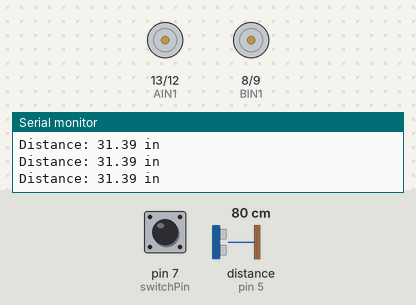
A sketch run on a simulated Arduino Uno, built with avr-gcc and run on an emulated ATmega328P. On the bench: motor-driver pin pairs drawn as motors (green arrow = first pin HIGH = forward, orange = second pin HIGH = backward, longer = more drive, scaled by the enable pin), the last lines printed to the serial monitor. Wiring (inferred from the names in the program): ultrasonic range finder: trigger pin 6; echo pin 5. The test bench sets the inputs (shaded band); at power-on: pin 7 (switchPin) HIGH, distance to the obstacle (sensor on pin 5) 80 cm. The echo pulse lasts 58.3 µs per cm.

Above: at 1.2 s.
1.3 s: pin 7 (switchPin) pulled LOW for 0.15 s
At 1.39 s:
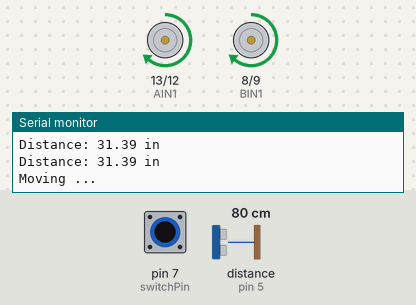
2.9 s: distance to the obstacle (sensor on pin 5) set to 2 cm
5.9 s: pin 7 (switchPin) pulled LOW for 1 s
At 6.27 s:
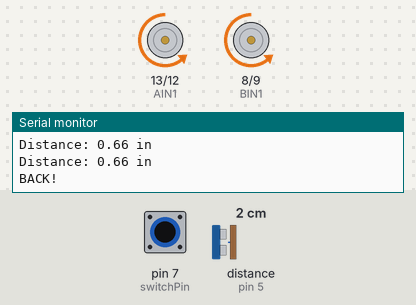
9.0 s: pin 7 (switchPin) pulled LOW for 3.2 s
At 9.65 s:
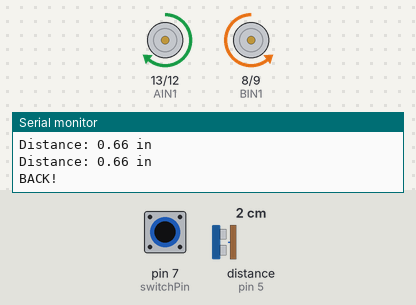
13.7 s: distance to the obstacle (sensor on pin 5) set to 4 cm
16.7 s: pin 7 (switchPin) pulsed LOW 5 times (0.12 s each, 0.3 s apart)
At 17.67 s:
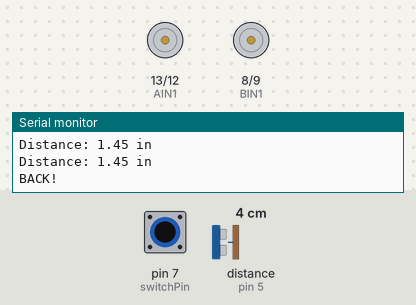
Timing chart, 0 to 19.9 s (numbered marks = the images above; inputs shaded):
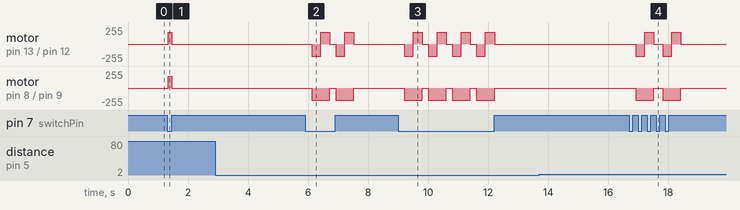

The sketch:

16_robot.ino
```cpp
/* Circuit 16 (5C) - Autonomous Robot

This program is modified to reduce the speed of the robot for
battery consumption */


// right motor pins
const int AIN1 = 13;
const int AIN2 = 12;
const int PWMA = 11;

//left motor pins
const int PWMB = 10;
const int BIN2 = 9;
const int BIN1 = 8;

//distance sensor pins
const int trigPin = 6;
const int echoPin = 5;

//on/off switch pin
const int switchPin = 7;

//stores distance value from sensor
float distance = 0;

//movement timing
int backUpTime = 300;
int turnTime = 250;

//reduced motor speed
int motorSpeed = 180;

void setup(){
    //setup distance sensor
    pinMode(trigPin, OUTPUT);
    pinMode(echoPin, INPUT);


    //setup switch pin
    pinMode(switchPin, INPUT_PULLUP);

    //setup right motor pins
    pinMode(AIN1, OUTPUT);
    pinMode(AIN2, OUTPUT);
    pinMode(PWMA, OUTPUT);

    //setup left motor pins
    pinMode(BIN1, OUTPUT);
    pinMode(BIN2, OUTPUT);
    pinMode(PWMB, OUTPUT);

    //start serial comms
    Serial.begin(9600);
    Serial.println("To infinity and beyond!");
}

void loop(){

    //read distance from sensor
    distance = getDistance();

    //print distance reading
    Serial.print("Distance: ");
    Serial.print(distance);
    Serial.println(" in");

    //run when switch is on
    if (digitalRead(switchPin) == LOW){

        //if obstacle closer than 10in
        if (distance < 10){
            Serial.println("BACK!");

            //stop for a moment
            rightMotor(0);
            leftMotor(0);
            delay(200);

            //backup
            rightMotor(-motorSpeed);
            leftMotor(-motorSpeed);
            delay(backUpTime);

            //turn away from obstacle
            rightMotor(motorSpeed);
            leftMotor(-motorSpeed);
            delay(turnTime);
        }
        else{
            Serial.println("Moving ...");

            rightMotor(motorSpeed);
            leftMotor(motorSpeed);

        }
    }

    //stop if switch off
    else{
        rightMotor(0);
        leftMotor(0);
    }

    //delay between readings
    delay(50);

}

//function to control right motor

void rightMotor(int motorSpeed){

    //move forward
    if (motorSpeed > 0){
        digitalWrite(AIN1, HIGH);
        digitalWrite(AIN2, LOW);
    }

    else if (motorSpeed < 0){

        digitalWrite(AIN1, LOW);
        digitalWrite(AIN2, HIGH);
    }

    else{

        digitalWrite(AIN1, LOW);
        digitalWrite(AIN2, LOW);
        }

        //set motor speed using PWM
        analogWrite(PWMA, abs(motorSpeed));
}

void leftMotor(int motorSpeed){

    //move forward
    if (motorSpeed > 0){

        digitalWrite(BIN1, HIGH);
        digitalWrite(BIN2, LOW);
    }
    //move backward
    else if (motorSpeed < 0){
        digitalWrite(BIN1, LOW);
        digitalWrite(BIN2, HIGH);
    }

    //stop motor
    else{
        digitalWrite(BIN1, LOW);
        digitalWrite(BIN2, LOW);

    }

    //set motor speed using PWM
    analogWrite(PWMB, abs(motorSpeed));
}

float getDistance(){

    float echoTime;
    float calculatedDistance;

    //send ultrasonic pulse
    digitalWrite(trigPin, HIGH);
    delayMicroseconds(10);
    digitalWrite(trigPin, LOW);

    //measure return pulse
    echoTime = pulseIn(echoPin, HIGH);

    //convert time to distance in inches
    calculatedDistance = echoTime / 148.0;

    return calculatedDistance;
}
```

Measured:
- after the input at 1.3 s, motor on pin 13 (AIN1) / pin 12 (AIN2), motor on pin 8 (BIN1) / pin 9 (BIN2): stopped → forward 180/255 at once, → stopped 0.11 s later
